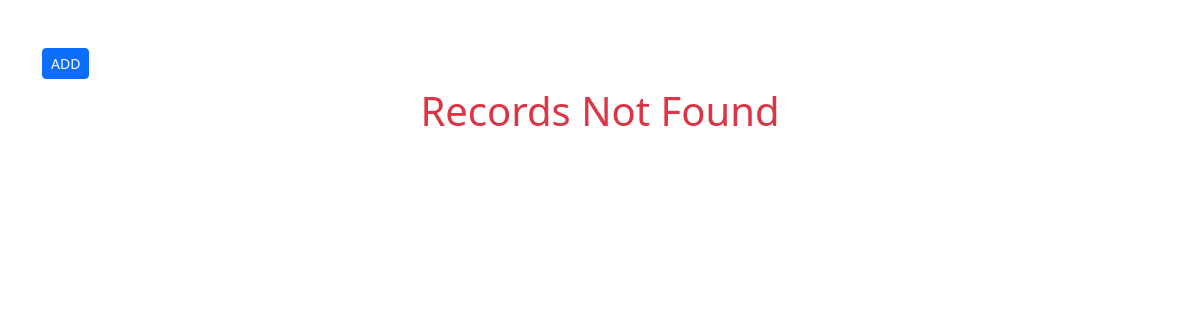
The app's page /, older data.
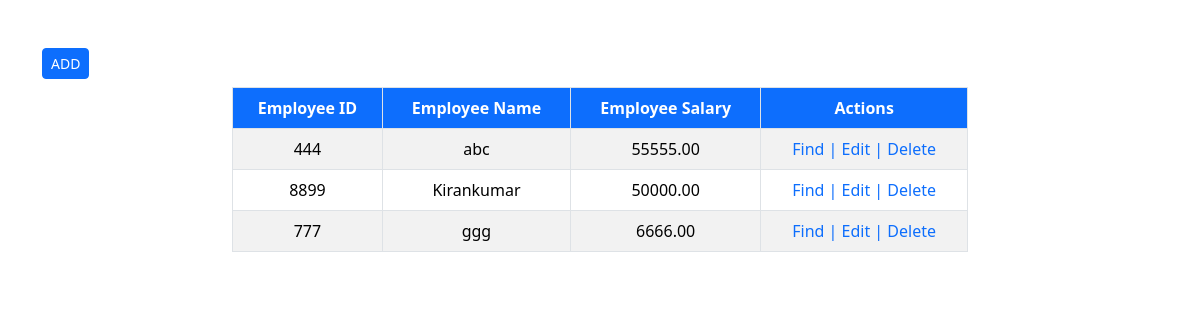
The same page, newer data.
### myapp/models.py (models this page shows)
class Employee(models.Model):
    EmployeeId = models.IntegerField()
    EmployeeName = models.CharField(max_length=50)
    EmployeeSalary = models.DecimalField(max_digits=7,decimal_places=2)

### myapp/views.py (the view)
# urls.py: path('',views.showemployees,name='emps'),
def showemployees(request):
    emplist = Employee.objects.all()
    return render(request,'myapp/employees.html',{'employees':emplist})

### templates/myapp/employees.html (shortened to what this page needs)
<!DOCTYPE html>
<html lang='en'>
<head>
   <link href="https://cdn.jsdelivr.net/npm/bootstrap@5.3.8/dist/css/bootstrap.min.css" rel="stylesheet">
</head>
<body>
    <div class="container">
        <a href="{%url 'addemp'%}" class="btn btn-sm btn-primary mt-5">ADD</a>
        <div class="row d-flex justify-content-center mt-2">
            <div class="col-md-8">
                {%if employees%}
                    <table class="table table-bordered table-striped table-hover text-center">
                        <thead>
                            <tr>
                                <th class="bg-primary text-white">Employee ID</th>
                                <th class="bg-primary text-white">Employee Name</th>
                                <th class="bg-primary text-white">Employee Salary</th>
                                <th class="bg-primary text-white">Actions</th>
                            </tr>
                        </thead>
                        <tbody>
                            {%for emp in employees%}
                                <tr>
                                    <td>{{emp.EmployeeId}}</td>
                                    <td>{{emp.EmployeeName}}</td>
                                    <td>{{emp.EmployeeSalary}}</td>
                                    <td class="text-primary">Find | Edit | Delete</td>
                                </tr>
                            {%endfor%}
                        </tbody>
                    </table>
                {%else%}
                    <p class="h1 text-center text-danger">Records Not Found</p>
                {%endif%}
            </div>
        </div>
    </div>
</body>
</html>

Row changes from the older to the newer data that the page shows:
added Employee: EmployeeId "444", EmployeeName "abc", EmployeeSalary "55555.00"
added Employee: EmployeeId "8899", EmployeeName "Kirankumar", EmployeeSalary "50000.00"
added Employee: EmployeeId "777", EmployeeName "ggg", EmployeeSalary "6666.00"
Text that changed along with them:
text no longer shown: "Records Not Found"
text now shown: "Employee ID Employee Name Employee Salary Actions"
